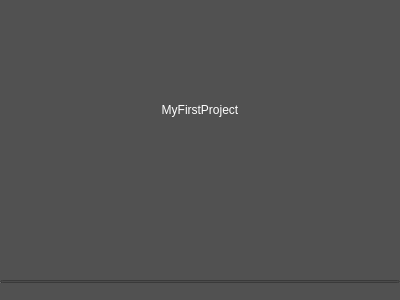
<?xml version="1.0" encoding="UTF-8"?>
<ui version="4.0">
 <class>Form</class>
 <widget class="QWidget" name="Form">
  <property name="geometry">
   <rect>
    <x>0</x>
    <y>0</y>
    <width>400</width>
    <height>300</height>
   </rect>
  </property>
  <property name="windowTitle">
   <string>Form</string>
  </property>
  <property name="styleSheet">
   <string notr="true">background-color: rgb(81, 81, 81);</string>
  </property>
  <widget class="QProgressBar" name="progressBar">
   <property name="enabled">
    <bool>false</bool>
   </property>
   <property name="geometry">
    <rect>
     <x>0</x>
     <y>280</y>
     <width>400</width>
     <height>3</height>
    </rect>
   </property>
   <property name="sizePolicy">
    <sizepolicy hsizetype="Ignored" vsizetype="Fixed">
     <horstretch>5</horstretch>
     <verstretch>0</verstretch>
    </sizepolicy>
   </property>
   <property name="value">
    <number>0</number>
   </property>
   <property name="alignment">
    <set>Qt::AlignLeading|Qt::AlignLeft|Qt::AlignVCenter</set>
   </property>
   <property name="textVisible">
    <bool>false</bool>
   </property>
   <property name="orientation">
    <enum>Qt::Horizontal</enum>
   </property>
   <property name="invertedAppearance">
    <bool>false</bool>
   </property>
  </widget>
  <widget class="QLabel" name="label">
   <property name="enabled">
    <bool>false</bool>
   </property>
   <property name="geometry">
    <rect>
     <x>0</x>
     <y>60</y>
     <width>400</width>
     <height>100</height>
    </rect>
   </property>
   <property name="sizePolicy">
    <sizepolicy hsizetype="Ignored" vsizetype="Ignored">
     <horstretch>0</horstretch>
     <verstretch>0</verstretch>
    </sizepolicy>
   </property>
   <property name="styleSheet">
    <string notr="true">font: 25pt &quot;Arial&quot;;
color: rgb(255, 255, 255);</string>
   </property>
   <property name="text">
    <string>MyFirstProject</string>
   </property>
   <property name="scaledContents">
    <bool>false</bool>
   </property>
   <property name="alignment">
    <set>Qt::AlignCenter</set>
   </property>
   <property name="wordWrap">
    <bool>true</bool>
   </property>
  </widget>
 </widget>
 <resources/>
 <connections/>
</ui>
